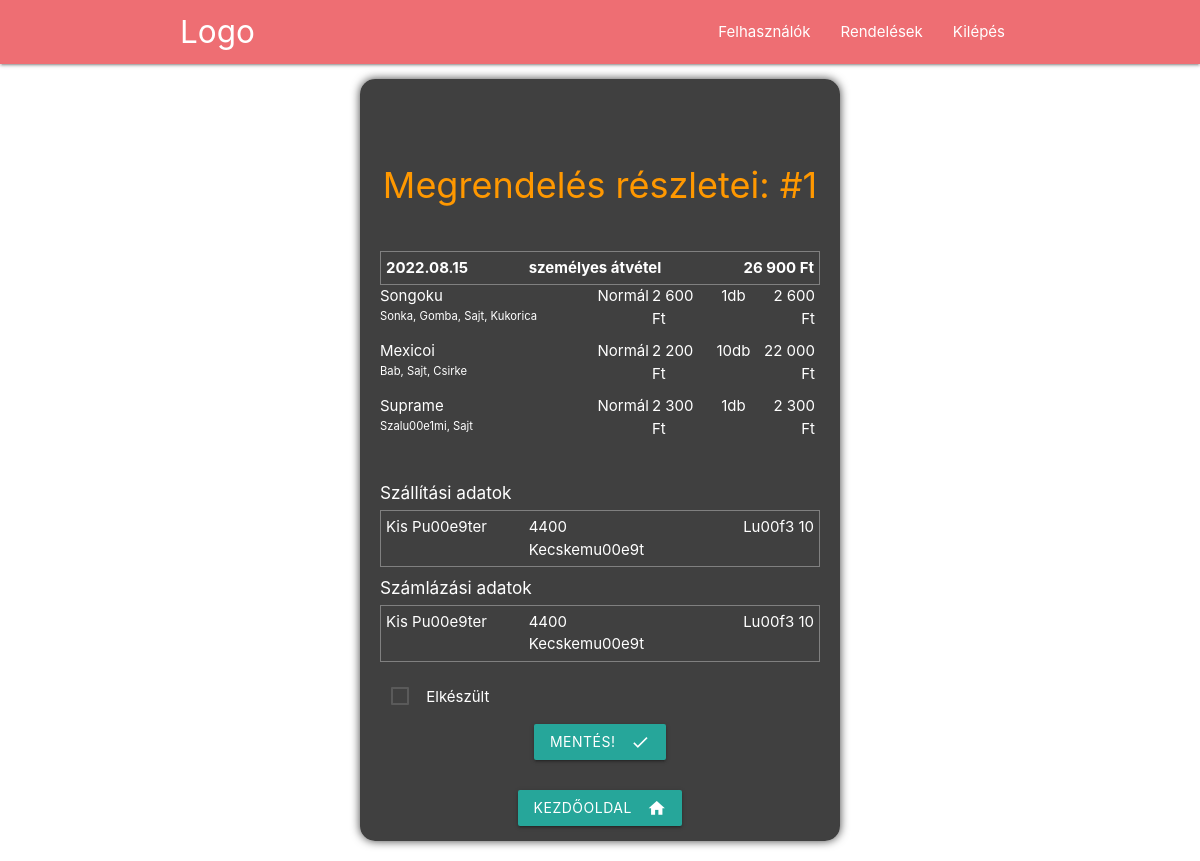
Page /system_admin/order-details/1 (signed in) on the committed database.
### tables this page shows
CREATE TABLE `orders` (
  `id` bigint(20) UNSIGNED NOT NULL,
  `user_id` bigint(20) UNSIGNED NOT NULL,
  `user_data` text DEFAULT NULL,
  `email` varchar(200) DEFAULT NULL,
  `shipping_price` int(11) NOT NULL,
  `delivery_method` varchar(30) DEFAULT NULL,
  `total` int(11) NOT NULL,
  `is_ready` int(11) NOT NULL DEFAULT 0,
  `created_at` timestamp NULL DEFAULT current_timestamp(),
  `updated_at` timestamp NULL DEFAULT NULL ON UPDATE current_timestamp()
);

CREATE TABLE `order_pizzas` (
  `id` bigint(20) UNSIGNED NOT NULL,
  `pizza_id` bigint(20) UNSIGNED NOT NULL,
  `order_id` bigint(20) UNSIGNED NOT NULL,
  `pizza_name` varchar(255) NOT NULL,
  `topping_list` longtext NOT NULL CHECK (json_valid(`topping_list`)),
  `size` varchar(255) NOT NULL,
  `price` int(11) NOT NULL,
  `quantity` int(11) NOT NULL,
  `subtotal` int(11) NOT NULL,
  `created_at` timestamp NULL DEFAULT current_timestamp(),
  `updated_at` timestamp NULL DEFAULT NULL ON UPDATE current_timestamp()
);

### includes/template_parts.php (called while the page is built, shortened)
<?php
function amount($val)
{
    return number_format($val, 0, ' ', ' ').CURRENCY;
}

### includes/functions.php (called while the page is built, shortened)
<?php
function public_path($url = '')
{
    return DOCUMENT_ROOT.$url;
}

### admin/order-details.php (the view, shortened to what this page needs)
<?php
$id = (int)$_GET["id"];
?>
<div class="section no-pad-bot" id="index-banner">
    <div class="container alpha-bg" style="width:40%">
        <br><br>
        <h1 class="header center orange-text">Megrendelés részletei: #<?php print $id ?> </h1>
        <div class="row text-block">
            <form action="" method="post">
                <?php
        $szallmodok = ['kiszallitas' => 'kiszállítás', 'szemelyes' => 'személyes átvétel'];
$sql = mysqli_query($connection, "select * from orders where id='" . $id . "'");
$adat = mysqli_fetch_object($sql);
print '<div class="order-heading" >' .
    '<div>' . date('Y.m.d', strtotime($adat->created_at)) . ' </div> ' .
    '<div>' . $szallmodok[$adat->delivery_method] . '</div>' .
    '<div>' . amount($adat->total) . '</div> </div>';
$ordersql = mysqli_query($connection, "select * from order_pizzas where order_id='" . $id . "'");
while ($pizza = mysqli_fetch_object($ordersql)) {
    print '<div class="order-item">
    <div>' . $pizza->pizza_name . '<br>';
    $toppings = json_decode($pizza->topping_list);
    $toppinglist = '';
    foreach ($toppings as $topping) {
        $toppinglist .=$topping->name . ', ';
    }
    print '<small title="' . trim($toppinglist, ', ') . '">' . trim($toppinglist, ', ') . '</small>';
    print '</div>';
    print '<div>' . $pizza->size . ' </div>';
    print '<div>' . amount($pizza->price) . ' </div>';
    print '<div>' . $pizza->quantity . 'db </div>';
    print '<div>' . amount($pizza->subtotal) . '</div> </div>';
}
$user = json_decode($adat->user_data);
if (isset($user->first_name)) {
    print '
                <br>
                <h6>Szállítási adatok</h6>
                <div class="order-heading" >' .
                '<div class="fw-normal">'.$user->first_name.' '.$user->last_name.'</div> ' .
                '<div  class="fw-normal">'.$user->shipping_zip.' '.$user->shipping_city.'</div>' .
                '<div  class="fw-normal">'.$user->shipping_street.' '.$user->shipping_nr.'</div> </div>';
    print '
                <h6>Számlázási adatok</h6>
                <div class="order-heading" >' .
                '<div class="fw-normal">'.$user->billing_name.' '.$user->billing_tax_nr.'</div> ' .
                '<div  class="fw-normal">'.$user->billing_zip.' '.$user->billing_city.'</div>' .
                '<div  class="fw-normal">'.$user->billing_street.' '.$user->billing_nr.'</div> </div>';
}
?>
                <br>
                <div class=" col s12 ">
                    <label>
                        <span>Elkészült</span>
                    </label>
                </div>
                <div class="input-field col s12 text-center">
                    <button class="waves-effect waves-light btn"><i
                            class="material-icons right">check</i>Mentés!</button>
                </div>
                <div class="input-field col s12 text-center">
                    <a class="waves-effect waves-light btn"
                        href="<?php print public_path('/system_admin/dashboard') ?>"><i
                            class="material-icons right">home</i>Kezdőoldal</a>
                </div>
            </form>
        </div>
    </div>
</div>

### admin/css/style.css (style rules this page uses)
h1 { font-size: 36px; }
.text-block { padding: 0px 20px !important; }
.alpha-bg { background-color: rgba(0, 0, 0, 0.75); border-radius: 15px; box-shadow: 0 0 10px rgba(0, 0, 0, 0.75); }
.alpha-bg * { color: white; }
.text-center { text-align: center !important; }
.order-heading { border: 1px solid grey; padding: 5px; font-weight: bold; display: flex; }
.order-heading div { flex: 1; }
.order-heading div:last-child { text-align: right; }
.order-item { display: flex; }
.order-item div { flex: 1; }
.order-item div:first-child { flex: 4; }
.order-item div:last-child { text-align: right; padding-right: 5px; }
.order-item div:nth-child(4) { text-align: center; }
.order-item small { display: block; width: 200px; overflow: hidden; text-overflow: ellipsis; white-space: nowrap; }
.order-item { margin-bottom: 10px; }
.fw-normal { font-weight: normal!important; }

### rows in the picture
orders: created_at "2022.08.15", delivery_method "személyes átvétel", total "26 900 Ft"
order_pizzas: pizza_name "Songoku", toppinglist "Sonka, Gomba, Sajt, Kukorica", size "Normál", price "2 600 Ft", quantity "1", subtotal "2 600 Ft"
order_pizzas: pizza_name "Mexicoi", toppinglist "Bab, Sajt, Csirke", size "Normál", price "2 200 Ft", quantity "10", subtotal "22 000 Ft"
order_pizzas: pizza_name "Suprame", toppinglist "Szalu00e1mi, Sajt", size "Normál", price "2 300 Ft", quantity "1", subtotal "2 300 Ft"

### other values in the picture
$id "1"
$user->first_name "Kis"
$user->last_name "Pu00e9ter"
$user->shipping_zip "4400"
$user->shipping_city "Kecskemu00e9t"
$user->shipping_street "Lu00f3"
$user->shipping_nr "10"
$user->billing_name "Kis Pu00e9ter"
$user->billing_zip "4400"
$user->billing_city "Kecskemu00e9t"
$user->billing_street "Lu00f3"
$user->billing_nr "10"
